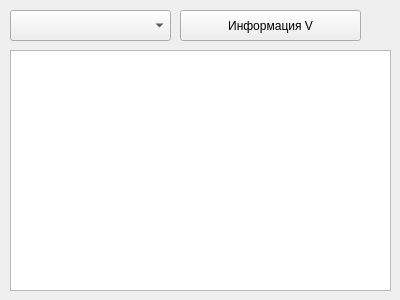
<?xml version="1.0" encoding="UTF-8"?>
<ui version="4.0">
 <class>Form</class>
 <widget class="QWidget" name="Form">
  <property name="geometry">
   <rect>
    <x>0</x>
    <y>0</y>
    <width>400</width>
    <height>300</height>
   </rect>
  </property>
  <property name="windowTitle">
   <string>Form</string>
  </property>
  <widget class="QPushButton" name="pushButton">
   <property name="geometry">
    <rect>
     <x>180</x>
     <y>10</y>
     <width>181</width>
     <height>31</height>
    </rect>
   </property>
   <property name="text">
    <string>Информация V</string>
   </property>
  </widget>
  <widget class="QComboBox" name="comboBox">
   <property name="geometry">
    <rect>
     <x>10</x>
     <y>10</y>
     <width>161</width>
     <height>31</height>
    </rect>
   </property>
  </widget>
  <widget class="QPlainTextEdit" name="plainTextEdit">
   <property name="geometry">
    <rect>
     <x>10</x>
     <y>50</y>
     <width>381</width>
     <height>241</height>
    </rect>
   </property>
  </widget>
 </widget>
 <resources/>
 <connections/>
</ui>
